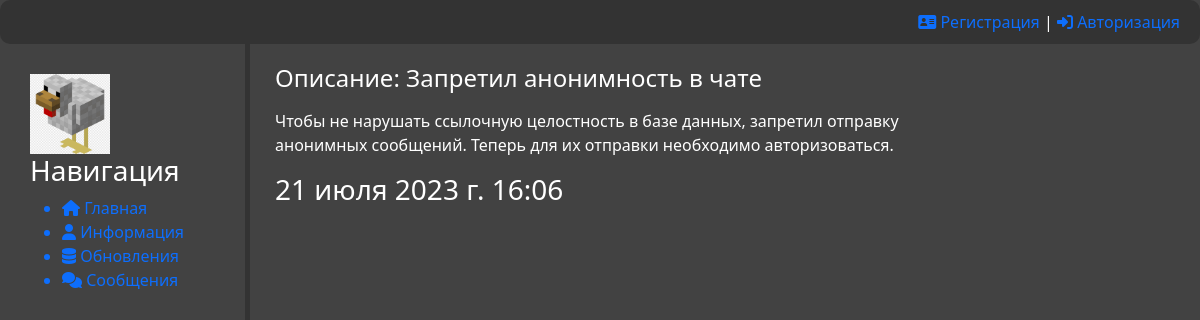
Screenshot of /database/note/24/ with the database file from the repository.
### database/models.py (models this page shows, shortened)
class Notes(models.Model):
    objects = None
    title = models.CharField('Название', max_length=50)
    anons = models.CharField('Анонс', max_length=250)
    full_text = models.TextField('Заметка')
    date = models.DateTimeField('Дата', auto_now_add=True)
    category = models.ForeignKey('Category', on_delete=models.PROTECT, null=True)
    class Meta:
        verbose_name = 'Заметка'
        verbose_name_plural = 'Заметки'

### database/views.py (the view)
# urls.py: path('note/<int:note_id>/', cache_page(60*5)(views.UpdateShow.as_view()), name='note'),
class UpdateShow(DetailView):
    model = Notes
    template_name = 'database/note.html'
    context_object_name = 'note'
    pk_url_kwarg = 'note_id'
    def get_context_data(self, *, object_list=None, **kwargs):
        context = super().get_context_data(**kwargs)
        context['title'] = 'Обновление'
        return context

### database/templates/database/note.html (shortened to what this page needs)
{% extends 'main/layout.html' %}
{% block content %}
    <div class="full_note">
        <h4> Описание: {{ note.anons }} </h4>
        <p>{{ note.full_text|linebreaks }}</p>
        <h3> {{ note.date }}  </h3>
    </div>
{% endblock %}

### main/static/main/css/main.css (style rules this page uses)
:root { --white-text: #FFFFFF; --dividing-section: #333; }
body { overflow-y: hidden; background: #424242; color: var(--white-text); }

### rows the page displays
Notes: anons "Запретил анонимность в чате", full_text "Чтобы не нарушать ссылочную целостность в базе данных, запретил отправку анонимных сообщений. Теперь для их отправки необходимо авторизоваться.", date "21 июля 2023 г. 16:06"
